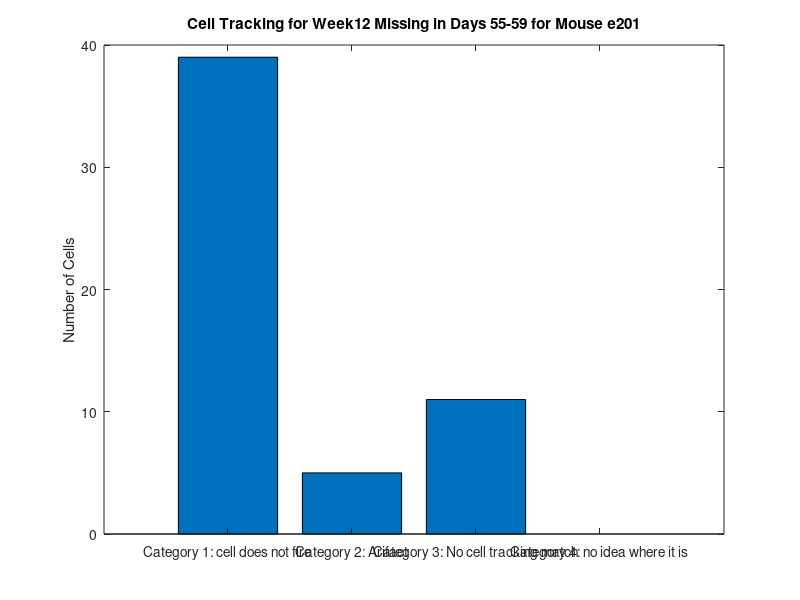
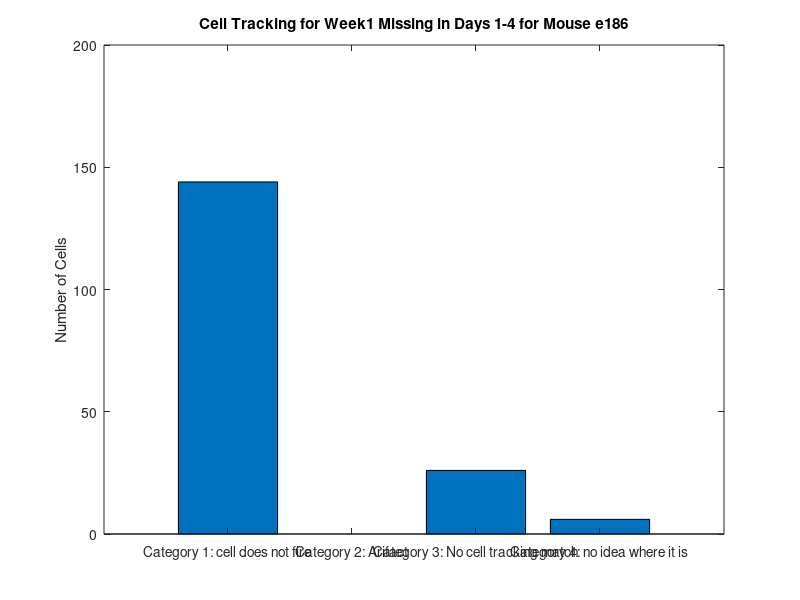
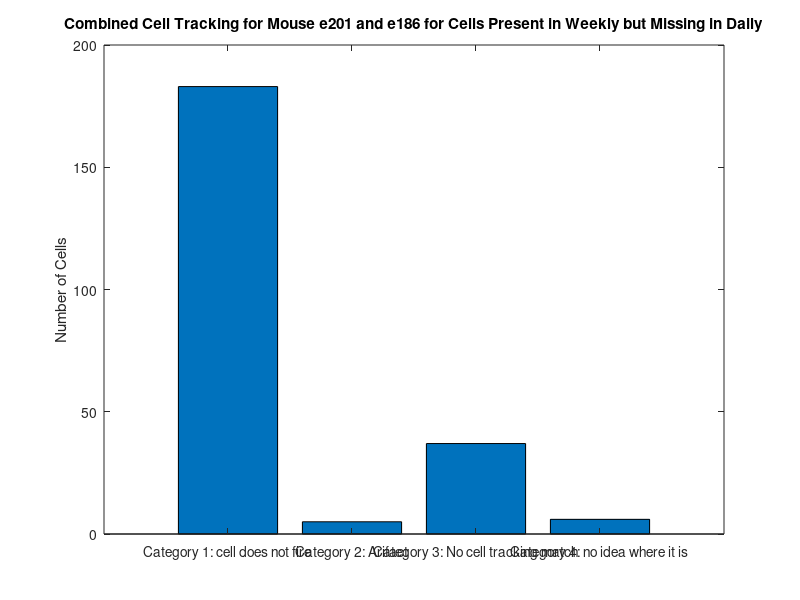

MATLAB code to generate these figures, in order:
%% Mouse e201 Totals week to day
figure;
one = 39;
two = 5;
three = 11;
four = 0;

y = [one,two,three,four]
b = bar(y)
xticklabels({'Category 1: cell does not fire','Category 2: Arifact','Category 3: No cell tracking match','Category 4: no idea where it is'})
ylabel('Number of Cells');
title('Cell Tracking for Week12 Missing in Days 55-59 for Mouse e201');
%annotation('textbox',[0.75,0.1,0.1,0.1],'String',"Category 1: cell does not fire, " + ...
 %   "Category 2: Arifact, Category 3: No cell tracking match, Category 4: no idea where it is");
%% Mouse 1 totals, e186
figure;
one = 144;
two = 0;
three = 26;
four = 6;
;
y = [one,two,three,four]
b = bar(y)
xticklabels({'Category 1: cell does not fire','Category 2: Arifact','Category 3: No cell tracking match','Category 4: no idea where it is'})
ylabel('Number of Cells');
title('Cell Tracking for Week1 Missing in Days 1-4 for Mouse e186');

%% Mouse 1 and 2 combined for week to day totals
figure;
one = 183;
two = 5;
three = 37;
four = 6;
;
y = [one,two,three,four]
b = bar(y)
xticklabels({'Category 1: cell does not fire','Category 2: Arifact','Category 3: No cell tracking match','Category 4: no idea where it is'})
ylabel('Number of Cells');
title('Combined Cell Tracking for Mouse e201 and e186 for Cells Present in Weekly but Missing in Daily');
%% B
